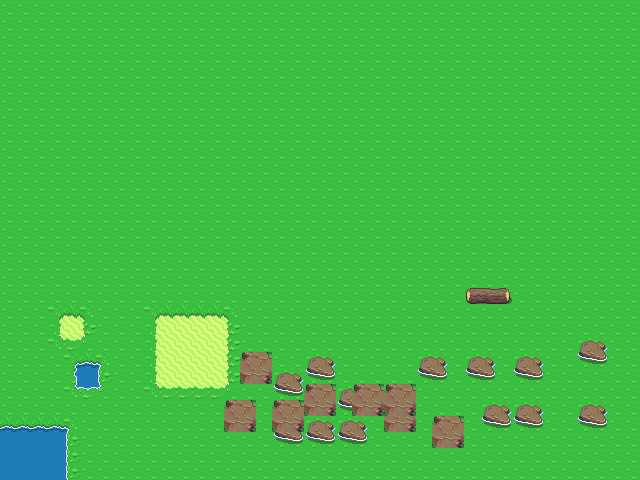

A 2D game scene composited from a Tiled map and its tileset images. What follows is a short description and the map's XML, with each tile layer's data collapsed to a summary:
An orthogonal 40x30 tile map with 16x16 px tiles, 2 tile layers (ground, stuff).

<map version="1.2" tiledversion="1.3.4" orientation="orthogonal" renderorder="right-down" width="40" height="30" tilewidth="16" tileheight="16" infinite="0" nextlayerid="4" nextobjectid="1">
 <tileset firstgid="1" source="test_2.tsx" />
 <layer id="1" name="ground" width="40" height="30">
  <data>[1200 cells, 1200 non-empty, 10 distinct tile ids]</data>
 </layer>
 <layer id="2" name="stuff" width="40" height="30">
  <data>[1200 cells, 110 non-empty, 20 distinct tile ids]</data>
 </layer>
</map>
